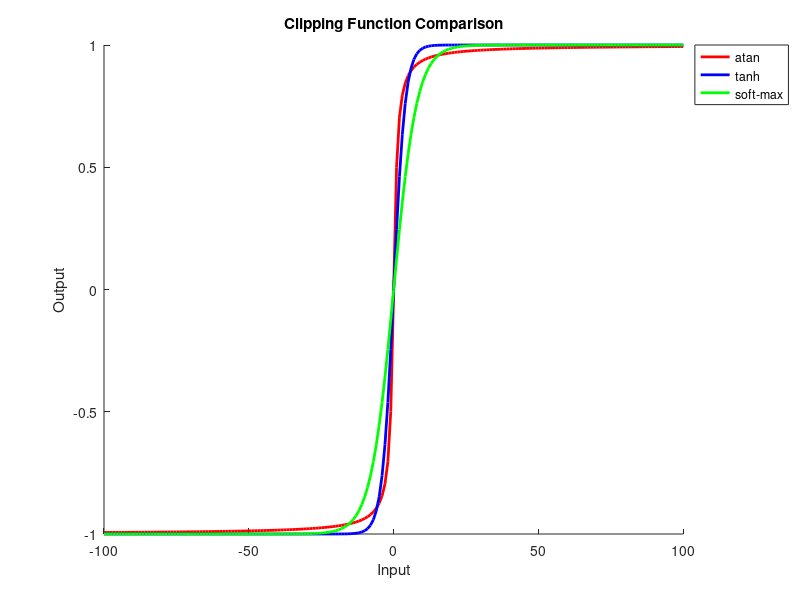

Write the MATLAB code that produced this figure.
%% Setup
x = linspace(-100, 100, 201);
htan = tanh(0.25 .* x);
softmax = 2 ./ (1 + exp(-0.25 .* x)) - 1;
itan = (2 / pi) .* atan(x);

%% Plot
figure;
hold on;
plot(x, itan, 'r', 'LineWidth', 2);
plot(x, htan, 'b', 'LineWidth', 2);
plot(x, softmax, 'g', 'LineWidth', 2);
xlabel('Input');
ylabel('Output');
title('Clipping Function Comparison');
legend('atan', 'tanh', 'soft-max', 'Location', 'NortheastOutside');
hold off;


